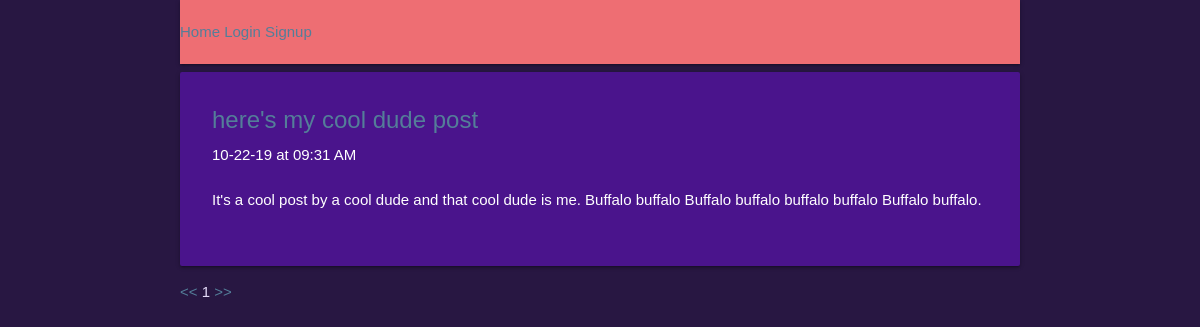
/cooldude/posts/, run on the app's committed database.
### posts/models.py (models this page shows)
class Post(models.Model):
        title = models.CharField(max_length=100)
        pub_date = models.DateTimeField('date published', auto_now_add=True)
        body = models.TextField()
        user = models.ForeignKey(User, on_delete=models.CASCADE, null=True)
        def utc_to_local(self, utc_datetime):
	        return utc_datetime.astimezone(tz=None)
        def __str__(self):
	        date = self.utc_to_local(self.pub_date).strftime('%m-%d-%y')
	        time = self.utc_to_local(self.pub_date).strftime('%I:%M %p')
	        return '%s at %s \n\n %s \n\n' % (date, time, self.body)

### posts/views.py (the view)
# urls.py: path('', views.index, name="index"),
def index(request, username):
    try:
    	User.objects.get(username=username)
    except:
        context = {'username': None}
        return render(request, 'posts/index.html', context)
    user = User.objects.get(username=username)
    posts = Post.objects.filter(user=user).order_by('-pub_date')
    paginator = Paginator(posts, 8)
    page = request.GET.get('page')
    try:
        posts = paginator.page(page);
    except PageNotAnInteger:
        posts = paginator.page(1);
    except EmptyPage:
        posts = paginator.page(paginator.num_pages)
    try:
        lastMinusCurrent = paginator.num_pages - posts.number
    except EmptyPage:
        lastMinusCurrent = 1
    try:
        previousPreviousPage = paginator.page(posts.number - 2)
    except EmptyPage:
        previousPreviousPage = 1
    try:
        nextNextPage = paginator.page(posts.number + 2)
    except EmptyPage:
        nextNextPage = 1
        print(lastMinusCurrent)
        print(previousPreviousPage)
        print(nextNextPage)
    context = {
        'username': user,
        'posts': posts,
        'last_minus_current': lastMinusCurrent,
        'previous_previous_page': previousPreviousPage,
        'next_next_page': nextNextPage
    }
    return render(request, 'posts/index.html', context)

### posts/templates/posts/index.html (shortened to what this page needs)
{% extends 'Blog/base.html' %}
{% load likes_features %}
{% block content %}
{% if username == None %}
	<h1>"Whoa dude, this user doesn't exist!"</h1>
{% else %}
	{% for post in posts %}
	<div class="post card purple darken-4">
		<div class="card-content white-text">
			<div class="card-title">
				<a href={% url 'posts:display-post' username=username post_number=post.id %}>{{ post.title|linebreaksbr }}</a> <br>
			</div>
			{{ post|linebreaksbr }}
		</div>
	</div>
	{% endfor %}
		<div class='pagination'>
			<span class='page-nav'>
				<span>
					<a href="?page=1">&lt;&lt;</a>
				</span>
				<span class='current'>
					{{ posts.number }}
				</span>
			<span>
				<a href="?page={{ posts.paginator.num_pages }}">&gt;&gt;</a>
			</span>
		</div>
{% endif %}
{% endblock content %}

### static/Blog/site.css (style rules this page uses)
a:link { text-decoration: none; color: #547E99; }
body { color: #E3DAF7; background-color: #281742; font-family: Roboto Slab, Arial, Georgia, serif; }
.post { background-color: #472A7D; padding: 8px; margin: 8px 5px; }

### data on the page
Post: title "here's my cool dude post", pub_date+body "10-22-19 at 09:31 AM It's a cool post by a cool dude and that cool dude is me. Buffalo buffalo Buffalo buffalo buffalo buffalo Buffalo buffalo."

### other printed values
{{ posts.number }} "1"
